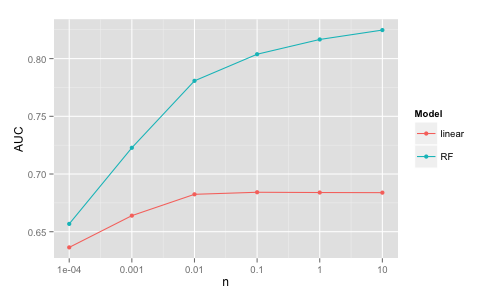

Source code (R):

library(ggplot2)
library(readr)
library(dplyr)
library(reshape2)

d <- read_csv("3a-AUC.csv") %>% melt(id.vars = "n")
names(d) <- c("n","Model","AUC")
 
ggplot(d, aes(x = n, y = AUC, color = Model)) +
  geom_point() + geom_line() + 
  scale_x_log10(breaks = c(0.0001,0.001,0.01,0.1,1,10), 
                labels = c(0.0001,0.001,0.01,0.1,1,10))
